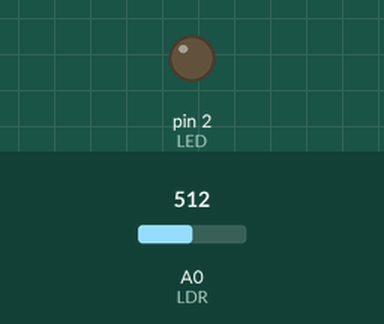
Recording of a sketch running on a simulated Arduino Uno, built with avr-gcc and run on an emulated ATmega328P. On the bench: output pins drawn as LEDs (lit = HIGH). The inputs (shaded band) are chosen by the test bench; at power-on: A0 (LDR) = 512.

Above: at 1.2 s.
1.3 s: A0 (LDR) set to 487
At 1.6 s:
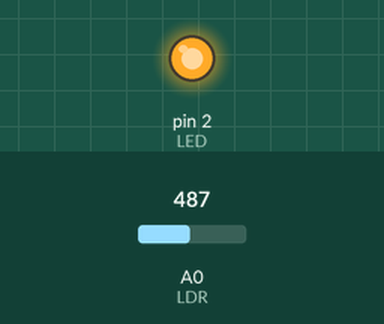
2.8 s: A0 (LDR) set to 510
At 4.0 s:
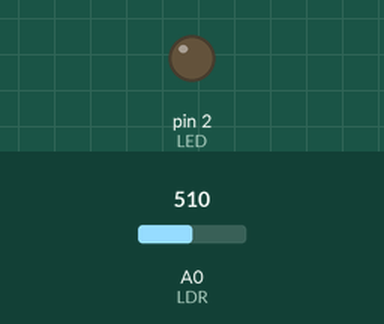
4.3 s: A0 (LDR) set to 490
At 5.1 s:
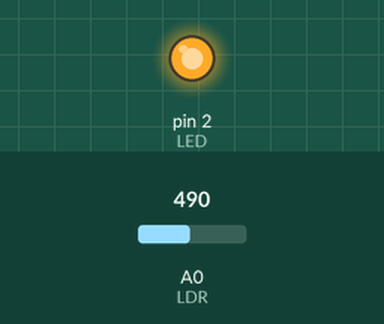
Timing chart, 0 to 7.3 s (numbered marks = the images above; inputs shaded):
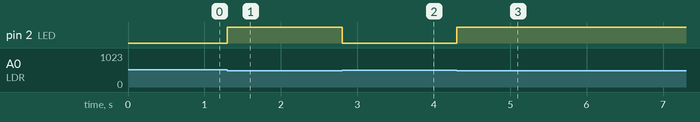

The sketch:

P6_LDR.ino
```cpp
/*
 * Talos Electronics
 */
 //Definir pines constantes
const int LDR= A0;
const int LED=2;

//Definicion de variables
int Valor_LDR;

void setup()
{
  // put your setup code here, to run once:
  pinMode(LED,OUTPUT);//Inicializar el pin 2 como Salida
  Serial.begin(9600);
}

void loop()
{

  Valor_LDR= analogRead(LDR);

  if(Valor_LDR<500)
  {
    digitalWrite(LED,HIGH);
  }
  else
  {
    digitalWrite(LED,LOW);
  }
}
```

Measured:
- the behaviour switches between 500 and 499 on A0 (LDR) (found by bisection; images 0 and 1)
- after the input at 1.3 s, pin 2 (LED): LOW → HIGH at once
- after the input at 2.8 s, pin 2 (LED): HIGH → LOW at once
- after the input at 4.3 s, pin 2 (LED): LOW → HIGH at once
